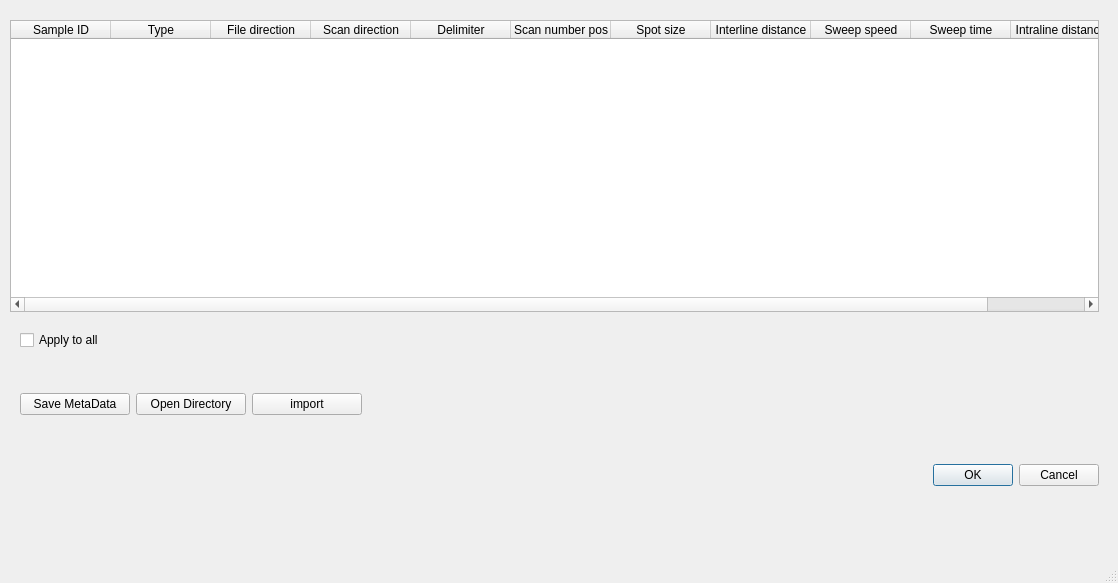
<?xml version="1.0" encoding="UTF-8"?>
<ui version="4.0">
 <class>ExelConcatenator</class>
 <widget class="QMainWindow" name="ExelConcatenator">
  <property name="geometry">
   <rect>
    <x>0</x>
    <y>0</y>
    <width>1118</width>
    <height>583</height>
   </rect>
  </property>
  <property name="windowTitle">
   <string>MainWindow</string>
  </property>
  <widget class="QWidget" name="centralwidget">
   <widget class="QWidget" name="layoutWidget">
    <property name="geometry">
     <rect>
      <x>20</x>
      <y>370</y>
      <width>342</width>
      <height>48</height>
     </rect>
    </property>
    <layout class="QHBoxLayout" name="horizontalLayout">
     <property name="topMargin">
      <number>20</number>
     </property>
     <item>
      <widget class="QPushButton" name="pushButtonSaveSelection">
       <property name="text">
        <string>Save MetaData</string>
       </property>
      </widget>
     </item>
     <item>
      <widget class="QPushButton" name="pushButtonLoadSelection">
       <property name="text">
        <string>Open Directory</string>
       </property>
      </widget>
     </item>
     <item>
      <widget class="QPushButton" name="pushButtonImport">
       <property name="text">
        <string>import</string>
       </property>
      </widget>
     </item>
    </layout>
   </widget>
   <widget class="QDialogButtonBox" name="buttonBox">
    <property name="geometry">
     <rect>
      <x>10</x>
      <y>459</y>
      <width>1089</width>
      <height>32</height>
     </rect>
    </property>
    <property name="orientation">
     <enum>Qt::Horizontal</enum>
    </property>
    <property name="standardButtons">
     <set>QDialogButtonBox::Cancel|QDialogButtonBox::Ok</set>
    </property>
   </widget>
   <widget class="QTableWidget" name="tableWidgetMetaData">
    <property name="geometry">
     <rect>
      <x>10</x>
      <y>20</y>
      <width>1089</width>
      <height>292</height>
     </rect>
    </property>
    <column>
     <property name="text">
      <string>Sample ID</string>
     </property>
    </column>
    <column>
     <property name="text">
      <string>Type</string>
     </property>
    </column>
    <column>
     <property name="text">
      <string>File direction</string>
     </property>
    </column>
    <column>
     <property name="text">
      <string>Scan direction</string>
     </property>
    </column>
    <column>
     <property name="text">
      <string>Delimiter</string>
     </property>
    </column>
    <column>
     <property name="text">
      <string>Scan number pos</string>
     </property>
    </column>
    <column>
     <property name="text">
      <string>Spot size</string>
     </property>
    </column>
    <column>
     <property name="text">
      <string>Interline distance</string>
     </property>
    </column>
    <column>
     <property name="text">
      <string>Sweep speed</string>
     </property>
    </column>
    <column>
     <property name="text">
      <string>Sweep time</string>
     </property>
    </column>
    <column>
     <property name="text">
      <string>Intraline distance</string>
     </property>
    </column>
   </widget>
   <widget class="QCheckBox" name="checkBoxApplyAll">
    <property name="geometry">
     <rect>
      <x>20</x>
      <y>330</y>
      <width>1100</width>
      <height>20</height>
     </rect>
    </property>
    <property name="text">
     <string>Apply to all</string>
    </property>
   </widget>
  </widget>
  <widget class="QMenuBar" name="menubar">
   <property name="geometry">
    <rect>
     <x>0</x>
     <y>0</y>
     <width>1118</width>
     <height>24</height>
    </rect>
   </property>
  </widget>
  <widget class="QStatusBar" name="statusbar"/>
 </widget>
 <resources/>
 <connections/>
</ui>
